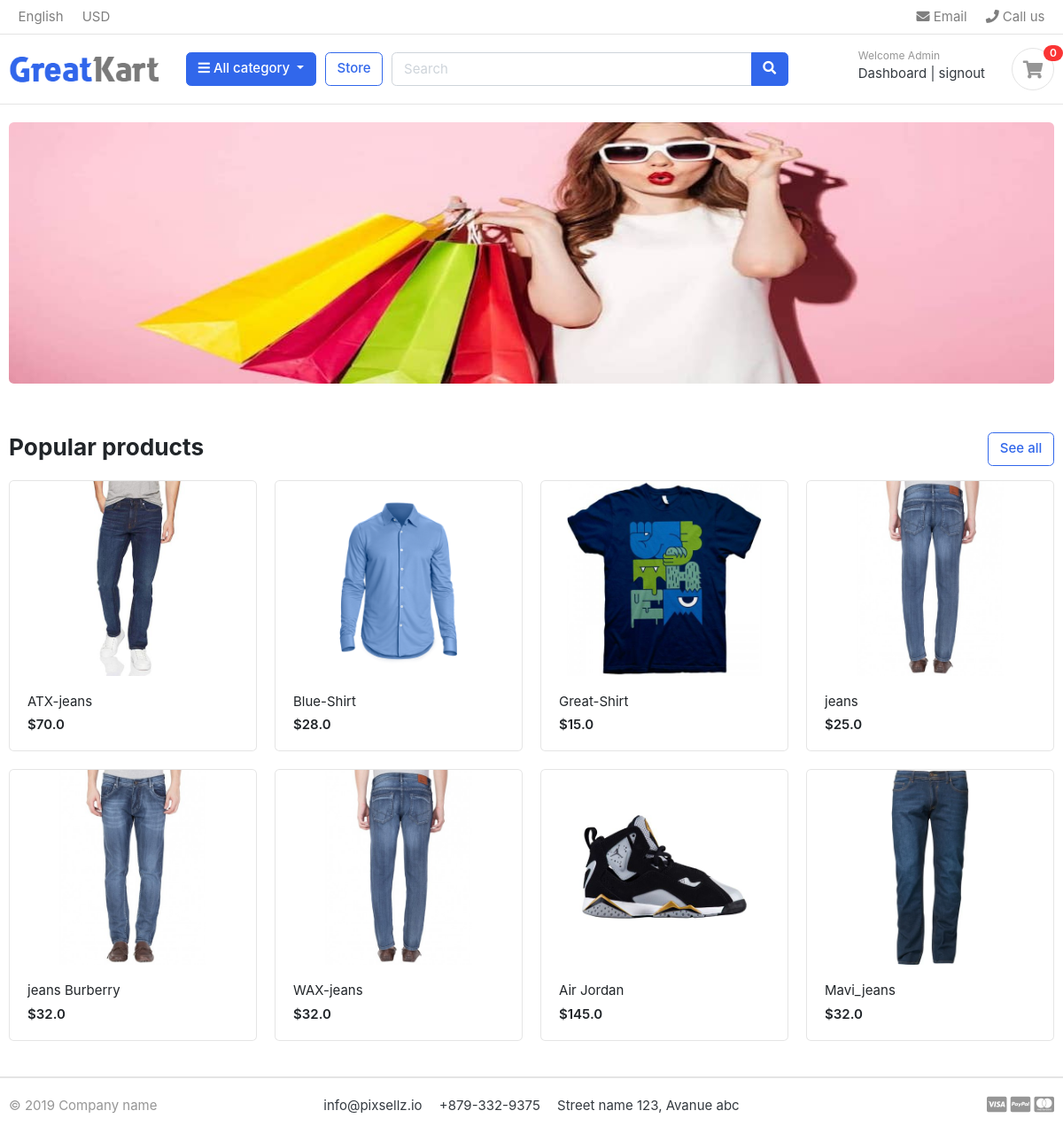
The app's page / (signed in) with its own data.
### store/models.py (models this page shows, shortened)
class Base(models.Model):
    date_add = models.DateTimeField(auto_now_add=True)
    date_update = models.DateTimeField(auto_now=True)
    status = models.BooleanField(default=True)
    class Meta:
        abstract=True

class Product(Base):
    product_name = models.CharField(max_length=128)
    slug = AutoSlugField(populate_from= 'product_name')
    images = models.FileField(upload_to='images_product')
    price = models.FloatField()
    description = models.TextField(blank=True)
    stock = models.IntegerField()
    is_availaible = models.BooleanField(default=True)
    category = models.ForeignKey("Category", related_name='category_product', on_delete=models.CASCADE)
    class Meta:
        verbose_name = 'product'
        verbose_name_plural = 'products'

### store/views.py (the view)
# urls.py: path('', views.index, name='index'),
def index(request):
    products = models.Product.objects.filter(is_availaible=True).all()[:8]
    return render(request, 'index.html', locals())

### cart/views.py (called while the page is built)
def _cart_id(request):
    cart = request.session.session_key
    if not cart:
        cart = request.session.create()
    return cart

### store/context_processors.py (called while the page is built)
def menu_link(request):
    links = Category.objects.all()
    return dict(links=links)

def cart_count(request):
    count=0
    try:
        cart = Cart.objects.get(cart_id=_cart_id(request))
        cart_items = CartItem.objects.all().filter(cart=cart, is_active=True)
        for cart_item in cart_items:
            count += cart_item.quantity
    except Cart.DoesNotExist:
        count=0
    return dict(count=count)

### store/models.py (called while the page is built)
    def get_url(self):
        return reverse('product_by_category', args=[self.slug])

### templates/index.html
{% extends 'base/base.html' %}
{% load static %}
{% block content %}
<section class="section-intro padding-y-sm">
<div class="container">
<div class="intro-banner-wrap">
	<img src="{% static 'images/banners/modalova.jpg' %}" class="img-fluid rounded">
</div>
</div>
</section>
<section class="section-name padding-y-sm">
<div class="container">
<header class="section-heading">
	<a href="{% url 'store' %}" class="btn btn-outline-primary float-right">See all</a>
	<h3 class="section-title">Popular products</h3>
</header>
<div class="row">
{% for product in products %}
	<div class="col-md-3">
		<div class="card card-product-grid">
			<a href="{% url 'product-detail' product.slug %}" class="img-wrap"> <img src="{{product.images.url}}"> </a>
			<figcaption class="info-wrap">
				<a href="{% url 'product-detail' product.slug %}" class="title">{{product.product_name}}</a>
				<div class="price mt-1">${{product.price}}</div>
			</figcaption>
		</div>
	</div>
{% endfor %}
</div>
</div>
</section>
{% endblock content %}

### templates/base/base.html (shortened to what this page needs)
{% load static %}
<!DOCTYPE HTML>
<html lang="en">
<head>
<link href="{% static 'css/bootstrap.css' %}" rel="stylesheet" type="text/css"/>
<link href="{% static 'fonts/fontawesome/css/all.min.css' %}" type="text/css" rel="stylesheet">
<link href="{% static 'css/ui.css' %}" rel="stylesheet" type="text/css"/>
<link href="{% static 'css/responsive.css' %}" rel="stylesheet" media="only screen and (max-width: 1200px)" />
</head>
<body>
<header class="section-header">
<nav class="navbar p-md-0 navbar-expand-sm navbar-light border-bottom">
<div class="container">
  <div class="collapse navbar-collapse" id="navbarTop4">
    <ul class="navbar-nav mr-auto">
    	<li class="nav-item dropdown">
		 	<a href="#" class="nav-link">   English </a>
		</li>
		<li class="nav-item dropdown">
			<a href="#" class="nav-link"> USD </a>
		</li>
    </ul>
    <ul class="navbar-nav">
		<li><a href="#" class="nav-link"> <i class="fa fa-envelope"></i> Email </a></li>
		<li><a href="#" class="nav-link"> <i class="fa fa-phone"></i> Call us </a></li>
	</ul>
  </div>
</div>
</nav>
<section class="header-main border-bottom">
	<div class="container">
<div class="row align-items-center">
	<div class="col-lg-2 col-md-3 col-6">
		<a href="{% url 'index' %}" class="brand-wrap">
			<img class="logo" src="{% static './images/logo.png' %}">
		</a>
	</div>
	<div class="col-lg col-sm col-md col-6 flex-grow-0">
		<div class="category-wrap dropdown d-inline-block float-right">
			<button type="button" class="btn btn-primary dropdown-toggle" data-toggle="dropdown">
				<i class="fa fa-bars"></i> All category
			</button>
		</div>
	</div>
	<a href="{% url 'store' %}" class="btn btn-outline-primary">Store</a>
	<div class="col-lg  col-md-6 col-sm-12 col">
		<form action="{% url 'search' %}" class="search" method='GET'> {% csrf_token %}
			<div class="input-group w-100">
			    <input type="text" id="search" name="search" class="form-control" style="width:60%;" placeholder="Search">
			    <div class="input-group-append">
			      <button class="btn btn-primary" type="submit">
			        <i class="fa fa-search"></i>
			      </button>
			    </div>
		    </div>
		</form>
	</div>
	<div class="col-lg-3 col-sm-6 col-8 order-2 order-lg-3">
				<div class="d-flex justify-content-end mb-3 mb-lg-0">
				{% if user.id is None %}
					<div class="widget-header">
						<small class="title text-muted">Welcome</small>
						<div>
							<a href="{% url 'signin' %}">Sign in</a> <span class="dark-transp"> | </span>
							<a href="{% url 'register' %}"> Register</a>
						</div>
					</div>
					<a href="{% url 'cart' %}" class="widget-header pl-3 ml-3">
						<div class="icon icon-sm rounded-circle border"><i class="fa fa-shopping-cart"></i></div>
						<span class="badge badge-pill badge-danger notify">{{count}}</span>
					</a>
					{% else %}
					<div class="widget-header">
						<small class="title text-muted">Welcome {{user.username|title}}</small>
						<div>
							<a href="{% url 'dashboard' %}">Dashboard</a> <span class="dark-transp"> | </span>
							<a href="{% url 'signout' %}"> signout</a>
						</div>
					</div>
					<a href="{% url 'cart' %}" class="widget-header pl-3 ml-3">
						<div class="icon icon-sm rounded-circle border"><i class="fa fa-shopping-cart"></i></div>
						<span class="badge badge-pill badge-danger notify">{{count}}</span>
					</a>
					{% endif %}
				</div>
			</div>
</div>
	</div>
</section>
</header>
{% block content %}
{% endblock content %}
<footer class="section-footer border-top">
	<div class="container">
		<section class="footer-bottom border-top row">
			<div class="col-md-2">
				<p class="text-muted"> &copy 2019 Company name </p>
			</div>
			<div class="col-md-8 text-md-center">
				<span  class="px-2">info@pixsellz.io</span>
				<span  class="px-2">+879-332-9375</span>
				<span  class="px-2">Street name 123, Avanue abc</span>
			</div>
			<div class="col-md-2 text-md-right text-muted">
				<i class="fab fa-lg fa-cc-visa"></i>
				<i class="fab fa-lg fa-cc-paypal"></i>
				<i class="fab fa-lg fa-cc-mastercard"></i>
			</div>
		</section>
	</div>
</footer>
</body>
</html>

### static/css/ui.css (style rules this page uses)
html { font-family: "Inter", sans-serif; font-size: 15px; }
.img-wrap { text-align: center; display: block; }
.img-wrap img { max-width: 100%; }
.icon-xs, .icon-sm, .icon-md, .icon-lg { display: inline-block; text-align: center; flex-shrink: 0; flex-grow: 0; }
.icon-sm { width: 48px; height: 48px; line-height: 48px !important; font-size: 20px; }
.padding-y-sm { padding-top: 20px; padding-bottom: 20px; }
.section-heading { margin-bottom: 20px; margin-top: 15px; }
.section-title { color: #212529; }
p:last-child { margin-bottom: 0; }
.header-main { position: relative; padding-top: 1rem; padding-bottom: 1rem; }
.brand-wrap .logo, .navbar-brand .logo { margin-right: 7px; max-height: 42px; display: inline-block; }
.widget-header { display: inline-block; vertical-align: middle; position: relative; }
.widget-header a { color: #343a40; }
.widget-header i { color: #969696; }
.widget-header .title { display: block; }
.widget-header .notify { position: absolute; top: -3px; right: -10px; }
.footer-bottom { padding-top: 20px; padding-bottom: 20px; }
[class*=card-product] a.title { color: #212529; display: block; }
[class*=card-product] .img-wrap { overflow: hidden; position: relative; }
[class*=card-product] .img-wrap img { height: 100%; max-width: 100%; width: auto; display: inline-block; -o-object-fit: cover; object-fit: cover; }
.card-product-grid { margin-bottom: 20px; }
.card-product-grid .img-wrap { border-radius: 0.2rem 0.2rem 0 0; height: 220px; }
.card-product-grid .info-wrap { overflow: hidden; padding: 18px 20px; }
.card .img-wrap { overflow: hidden; }
.notify { position: absolute; top: -4px; right: -10px; display: inline-block; padding: 0.25em 0.6em; font-size: 12px; line-height: 1; text-align: center; border-radius: 3rem; color: #fff; background-color: #fa3434; }
.price { font-weight: 600; color: #212529; }

### records on screen
Product: images (picture), product_name "ATX-jeans", price "70.0"
Product: images (picture), product_name "Blue-Shirt", price "28.0"
Product: images (picture), product_name "Great-Shirt", price "15.0"
Product: images (picture), product_name "jeans", price "25.0"
Product: images (picture), product_name "jeans Burberry", price "32.0"
Product: images (picture), product_name "WAX-jeans", price "32.0"
Product: images (picture), product_name "Air Jordan", price "145.0"
Product: images (picture), product_name "Mavi_jeans", price "32.0"

### other values on screen
{{ user.username|title }} "Admin"
{{ count }} "0"
